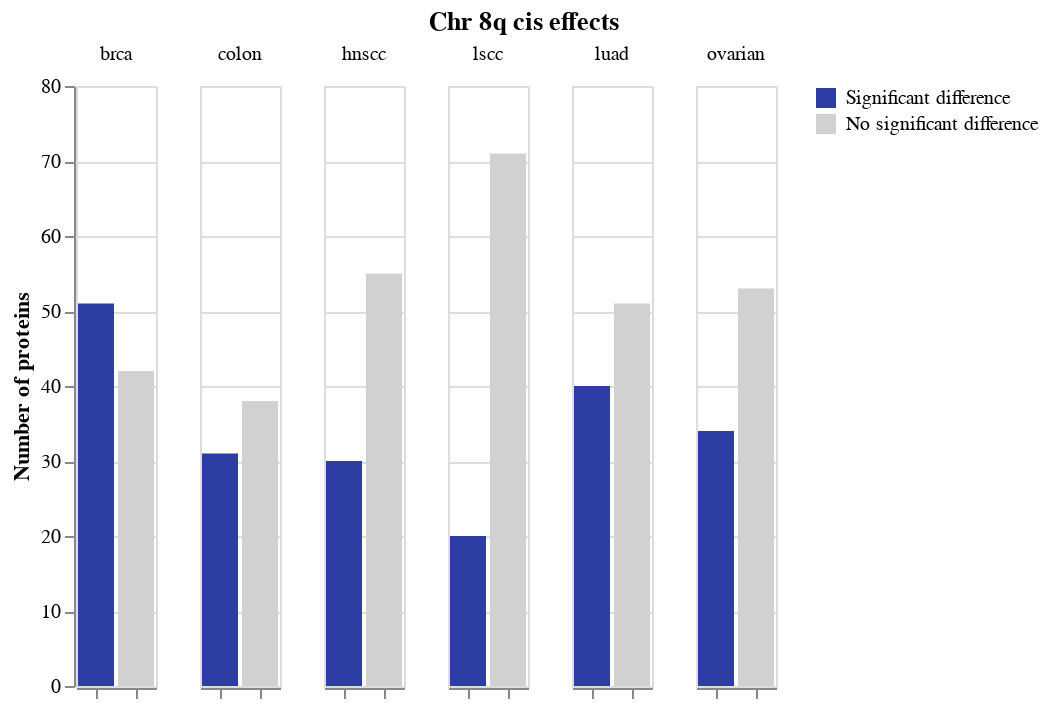

The notebook cell this image was saved under:
### Markdown cell above
## Select the proteins with a significant change

### Code cell
prots = long_results[long_results["adj_p"] <= 0.05].reset_index(drop=True)
prots_cts = prots.groupby("cancer_type").count()[["protein"]]

fail_prots = long_results[long_results["adj_p"] > 0.05].reset_index(drop=True)
fail_cts = fail_prots.groupby("cancer_type").count()[["protein"]]

prots_cts.insert(0, "count_type", "Significant difference")
fail_cts.insert(0, "count_type", "No significant difference")

counts = prots_cts.append(fail_cts).sort_index().reset_index(drop=False)

alt.Chart(counts).mark_bar().encode(
    x=alt.X(
        "count_type",
        axis=alt.Axis(
            title=None,
            labels=False
        ),
        sort=["Significant difference"]
    ),
    y=alt.Y(
        "protein",
        axis=alt.Axis(
            title="Number of proteins"
        )
    ),
    color=alt.Color(
        "count_type",
        title=None,
        sort=["Significant difference"],
        scale=alt.Scale(
            domain=["Significant difference", "No significant difference"],
            range=["#2d3da4", "#d1d1d1"]
        )
    )
).facet(
    column=alt.Column(
        "cancer_type",
        title=None
    )
).properties(
    title="Chr 8q cis effects"
).configure_title(
    anchor="middle"
)

### Figure 1 — Vega-Lite specification as saved in the notebook (floating-point values rounded to 4 significant figures)
{"config": {"view": {"continuousWidth": 400, "continuousHeight": 300}, "title": {"anchor": "middle"}}, "data": {"name": "data-e6bc56456be59c6175d1bb01ca57f1c3"}, "facet": {"column": {"type": "nominal", "field": "cancer_type", "title": null}}, "spec": {"mark": "bar", "encoding": {"color": {"type": "nominal", "field": "count_type", "scale": {"domain": ["Significant difference", "No significant difference"], "range": ["#2d3da4", "#d1d1d1"]}, "sort": ["Significant difference"], "title": null}, "x": {"type": "nominal", "axis": {"labels": false, "title": null}, "field": "count_type", "sort": ["Significant difference"]}, "y": {"type": "quantitative", "axis": {"title": "Number of proteins"}, "field": "protein"}}}, "title": "Chr 8q cis effects", "$schema": "https://vega.github.io/schema/vega-lite/v4.8.1.json", "datasets": {"data-e6bc56456be59c6175d1bb01ca57f1c3": [{"cancer_type": "brca", "count_type": "Significant difference", "protein": 51}, {"cancer_type": "brca", "count_type": "No significant difference", "protein": 42}, {"cancer_type": "colon", "count_type": "Significant difference", "protein": 31}, {"cancer_type": "colon", "count_type": "No significant difference", "protein": 38}, {"cancer_type": "hnscc", "count_type": "Significant difference", "protein": 30}, {"cancer_type": "hnscc", "count_type": "No significant difference", "protein": 55}, {"cancer_type": "lscc", "count_type": "Significant difference", "protein": 20}, {"cancer_type": "lscc", "count_type": "No significant difference", "protein": 71}, {"cancer_type": "luad", "count_type": "Significant difference", "protein": 40}, {"cancer_type": "luad", "count_type": "No significant difference", "protein": 51}, {"cancer_type": "ovarian", "count_type": "Significant difference", "protein": 34}, {"cancer_type": "ovarian", "count_type": "No significant difference", "protein": 53}]}}
